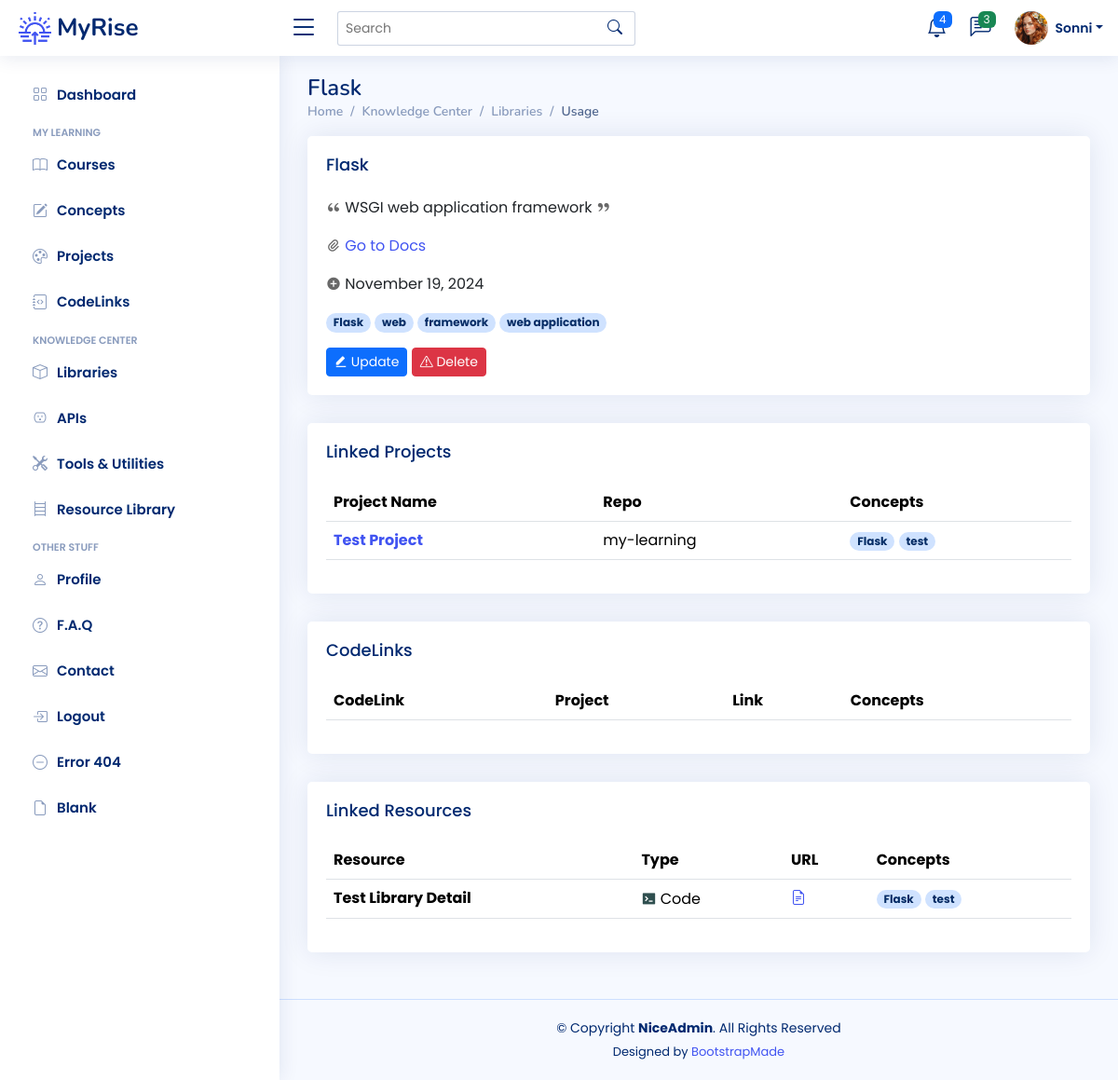
/libraries/1 (signed in), run on the app's committed database.
### app/models.py (models this page shows)
class User(UserMixin, db.Model):
    __tablename__ = "users"
    id: Mapped[int] = mapped_column(Integer, primary_key=True)
    email: Mapped[str] = mapped_column(String(100), unique=True)
    password: Mapped[str] = mapped_column(String(250))
    name: Mapped[str] = mapped_column(String(1000))
    display_name: Mapped[str] = mapped_column(String(1000))
    last_called_repos: Mapped[Optional[datetime.datetime]] = mapped_column(DateTime())
    latest_etag_repos: Mapped[str] = mapped_column(String(250), nullable=True)
    projects: Mapped[List["Project"]] = relationship(back_populates="user")
    events: Mapped[List["Event"]] = relationship(back_populates="user")
    courses: Mapped[List["Course"]] = relationship(back_populates="user")
    libraries: Mapped[List["Library"]] = relationship(back_populates="user")
    apis: Mapped[List["API"]] = relationship(back_populates="user")
    tools: Mapped[List["Tool"]] = relationship(back_populates="user")
    resources: Mapped[List["Resource"]] = relationship(back_populates="user")
    repos: Mapped[List["Repository"]] = relationship(back_populates="user")
    codelinks: Mapped[List["CodeLink"]] = relationship(back_populates="user")
    concepts: Mapped[List["Concept"]] = relationship('Concept', secondary=user_concept, backref='user')

class Library(db.Model):
    __tablename__ = "libraries"
    id: Mapped[int] = mapped_column(Integer, primary_key=True)
    name: Mapped[str] = mapped_column(String(100), nullable=False)
    description: Mapped[str] = mapped_column(Text, nullable=True)
    doc_link: Mapped[str] = mapped_column(String(250), nullable=True)
    date_added: Mapped[datetime.date] = mapped_column(Date, nullable=False)
    concepts: Mapped[List["Concept"]] = relationship('Concept', secondary=library_concept, backref='libraries')
    user_id: Mapped[int] = mapped_column(Integer, ForeignKey(User.id), index=True)
    user: Mapped["User"] = relationship(back_populates="libraries")

class Concept(db.Model):
    __tablename__ = "concepts"
    id: Mapped[int] = mapped_column(Integer, primary_key=True)
    concept_term: Mapped[str] = mapped_column(String(50), nullable=False)
    category: Mapped[str] = mapped_column(String(100), nullable=True)
    description: Mapped[str] = mapped_column(Text, nullable=True)
    date_added: Mapped[datetime.date] = mapped_column(Date, nullable=False)

class Project(db.Model):
    __tablename__ = "projects"
    id: Mapped[int] = mapped_column(Integer, primary_key=True)
    name: Mapped[str] = mapped_column(String(100), nullable=False)
    description: Mapped[str] = mapped_column(Text, nullable=True)
    assignment_link: Mapped[str] = mapped_column(String(250), nullable=True)
    path: Mapped[str] = mapped_column(String(100), nullable=True)
    start: Mapped[datetime.date] = mapped_column(Date, nullable=True)
    last_updated: Mapped[datetime.date] = mapped_column(Date, nullable=True)
    path_etag: Mapped[str] = mapped_column(String(250), nullable=True)
    path_commits: Mapped[int] = mapped_column(Integer, nullable=True)
    repo_id: Mapped[int] = mapped_column(Integer, ForeignKey(Repository.id), index=True)
    repo: Mapped["Repository"] = relationship(back_populates="projects")
    concepts: Mapped[List["Concept"]] = relationship('Concept', secondary=project_concept, backref='projects')
    section: Mapped[str] = mapped_column(String(100))
    lecture: Mapped[str] = mapped_column(String(100))
    date_added: Mapped[datetime.date] = mapped_column(Date, nullable=False)
    course_id: Mapped[int] = mapped_column(Integer, ForeignKey(Course.id), index=True)
    course: Mapped["Course"] = relationship(back_populates="projects")
    codelinks: Mapped[List["CodeLink"]] = relationship(back_populates="project")
    user_id: Mapped[int] = mapped_column(Integer, ForeignKey(User.id), index=True)
    user: Mapped["User"] = relationship(back_populates="projects")

class Repository(db.Model):
    __tablename__ = "repos"
    id: Mapped[int] = mapped_column(Integer, primary_key=True)
    name: Mapped[str] = mapped_column(String(250), nullable=False)
    last_called_activity: Mapped[Optional[datetime.datetime]] = mapped_column(DateTime())
    latest_etag_activity: Mapped[str] = mapped_column(String(250), nullable=True)
    latest_sha: Mapped[str] = mapped_column(String(250), nullable=True)
    sha_timestamp: Mapped[Optional[datetime.datetime]] = mapped_column(DateTime())
    created_at: Mapped[Optional[datetime.datetime]] = mapped_column(DateTime())
    updated_at: Mapped[Optional[datetime.datetime]] = mapped_column(DateTime())
    pushed_at: Mapped[Optional[datetime.datetime]] = mapped_column(DateTime())
    commits_etag: Mapped[str] = mapped_column(String(250), nullable=True)
    commits_data: Mapped[Dict] = mapped_column(JSON, nullable=True)
    user_id: Mapped[int] = mapped_column(Integer, ForeignKey(User.id), index=True)
    user: Mapped["User"] = relationship(back_populates="repos")
    projects: Mapped[List["Project"]] = relationship(back_populates="repo")
    codelinks: Mapped[List["CodeLink"]] = relationship(back_populates="repo")
    events: Mapped[List["Event"]] = relationship(back_populates="repo")

class Resource(db.Model):
    __tablename__ = "resources"
    id: Mapped[int] = mapped_column(Integer, primary_key=True)
    name: Mapped[str] = mapped_column(String(250), nullable=False)
    description: Mapped[str] = mapped_column(Text, nullable=True)
    type: Mapped[str] = mapped_column(String(100), nullable=True)
    resource_url: Mapped[str] = mapped_column(String(250), nullable=True)
    date_added: Mapped[datetime.date] = mapped_column(Date, nullable=False)
    concepts: Mapped[List["Concept"]] = relationship('Concept', secondary=resource_concept, backref='resources')
    user_id: Mapped[int] = mapped_column(Integer, ForeignKey(User.id), index=True)
    user: Mapped["User"] = relationship(back_populates="resources")

### app/routes.py (the view)
@app.route('/libraries/<int:num>')
@login_required
def library_detail(num):
    target_library = db.session.execute(db.select(Library).where(Library.id == num)).scalar()
    library_concept = Concept.query.filter(func.lower(Concept.concept_term) == func.lower(target_library.name)).first()
    projects = [project for project in library_concept.projects]
    codelinks = [codelink for codelink in library_concept.codelinks]
    resources = [resource for resource in library_concept.resources]
    return render_template('library-detail.html',
                           library=target_library,
                           projects=projects,
                           codelinks=codelinks,
                           resources=resources,
                           resource_badge=resource_categories,
                           concept_badge=concept_categories)

### app/templates/library-detail.html (shortened to what this page needs)
{% extends 'base.html' %}
{% from 'bootstrap5/form.html' import render_form %}
{% block content %}
<main id="main" class="main">
	<div class="pagetitle">
		<h1>{{ library.name }}</h1>
		<nav>
			<ol class="breadcrumb">
				<li class="breadcrumb-item"><a href="index.html">Home</a></li>
				<li class="breadcrumb-item">Knowledge Center</li>
				<li class="breadcrumb-item"><a href="{{ url_for('libraries_page') }}">Libraries</a></li>
				<li class="breadcrumb-item active">Usage</li>
			</ol>
		</nav>
	</div>
	<div class="card">
		<div class="card-body">
			<h5 class="card-title">{{ library.name }}</h5>
			<p><i class="ri-double-quotes-l" style="color: dimgrey"></i> {{ library.description }} <i
					class="ri-double-quotes-r" style="color: dimgrey"></i></p>
			<p><i class="ri-attachment-2" style="color: dimgrey"></i><a href="{{ library.url }}" target="_blank"> Go to
				Docs</a></p>
			<p><i class="ri-add-circle-fill" style="color: dimgrey"></i> {{ library.date_added.strftime("%B %d, %Y") }}
			</p>
			<p>{% for concept in library.concepts %} <a href="{{ url_for('concept_detail', num=concept.id) }}"> <span
					class="badge rounded-pill bg-primary-subtle text-primary-emphasis"> {{ concept.concept_term }} </span></a>
				{% endfor %}</p>
			<a href="{{ url_for('update_library', num=library.id) }}">
				<button type="button" class="btn btn-primary btn-sm"><i class="ri-edit-fill"></i> Update</button>
			</a>
			<a href="{{ url_for('delete_library', num=library.id) }}">
				<button type="button" class="btn btn-danger btn-sm"><i class="bi bi-exclamation-triangle"></i> Delete
				</button>
			</a>
		</div>
	</div>
	<div class="card">
		<div class="card-body">
			<h5 class="card-title">Linked Projects</h5>
			{% include '_projects.html' %}
		</div>
	</div>
	<div class="card">
		<div class="card-body">
			<h5 class="card-title">CodeLinks</h5>
			{% include '_codelinks.html' %}
		</div>
	</div>
	<div class="card">
		<div class="card-body">
			<h5 class="card-title">Linked Resources</h5>
			{% include '_resources.html' %}
		</div>
	</div>
</main>
{% endblock %}

### app/templates/heading.html (shortened to what this page needs)
{% from 'bootstrap5/nav.html' import render_nav_item %}
{% from 'bootstrap5/form.html' import render_form %}
  <header id="header" class="header fixed-top d-flex align-items-center">
    <div class="d-flex align-items-center justify-content-between">
      <a href="{{ url_for('home') }}" class="logo d-flex align-items-center">
        <img src="{{ url_for('static', filename='img/logo.png') }}" alt="sun-rise">
        <span class="d-none d-lg-block">MyRise</span>
      </a>
      <i class="bi bi-list toggle-sidebar-btn"></i>
    </div>
    <div class="search-bar">
      <form class="search-form d-flex align-items-center" method="POST" action="#">
        <input type="text" name="query" placeholder="Search" title="Enter search keyword">
        <button type="submit" title="Search"><i class="bi bi-search"></i></button>
      </form>
    </div>
    <nav class="header-nav ms-auto">
      <ul class="d-flex align-items-center">
        <li class="nav-item dropdown">
          <a class="nav-link nav-icon" href="#" data-bs-toggle="dropdown">
            <i class="bi bi-bell"></i>
            <span class="badge bg-primary badge-number">4</span>
          </a>
        </li>
        <li class="nav-item dropdown">
          <a class="nav-link nav-icon" href="#" data-bs-toggle="dropdown">
            <i class="bi bi-chat-left-text"></i>
            <span class="badge bg-success badge-number">3</span>
          </a>
        </li>
        <li class="nav-item dropdown pe-3">
          <a class="nav-link nav-profile d-flex align-items-center pe-0" href="#" data-bs-toggle="dropdown">
            <img src="{{ url_for('static', filename='img/profile-img.png') }}" alt="Profile" class="rounded-circle">
            <span class="d-none d-md-block dropdown-toggle ps-2">{{ current_user.display_name }}</span>
          </a>
        </li>
      </ul>
    </nav>
  </header>
  <aside id="sidebar" class="sidebar">
    <ul class="sidebar-nav" id="sidebar-nav">
      <li class="nav-item">
        <a class="nav-link collapsed" href="{{ url_for('home') }}">
          <i class="bi bi-grid"></i>
          <span>Dashboard</span>
        </a>
      </li>
<li class="nav-heading">My Learning</li>
	  <li class="nav-item">
        <a class="nav-link collapsed" href="{{ url_for('courses_page') }}">
          <i class="bi bi-book"></i>
          <span>Courses</span>
        </a>
      </li>
	  <li class="nav-item">
        <a class="nav-link collapsed" href="{{ url_for('concepts_page') }}">
          <i class="bi bi-pencil-square"></i>
          <span>Concepts</span>
        </a>
      </li>
	  <li class="nav-item">
        <a class="nav-link collapsed" href="{{ url_for('projects_page') }}">
          <i class="bi bi-palette"></i>
          <span>Projects</span>
        </a>
      </li>
	  <li class="nav-item">
        <a class="nav-link collapsed" href="{{ url_for('codelinks_page') }}">
          <i class="bi bi-journal-code"></i>
          <span>CodeLinks</span>
        </a>
      </li>
<li class="nav-heading">Knowledge Center</li>
	  <li class="nav-item">
        <a class="nav-link collapsed" href="{{ url_for('libraries_page') }}">
          <i class="bi bi-box"></i>
          <span>Libraries</span>
        </a>
      </li>
	  <li class="nav-item">
        <a class="nav-link collapsed" href="{{ url_for('apis_page') }}">
          <i class="bi bi-outlet"></i>
          <span>APIs</span>
        </a>
      </li>
	  <li class="nav-item">
        <a class="nav-link collapsed" href="{{ url_for('tools_page') }}">
          <i class="bi bi-tools"></i>
          <span>Tools & Utilities</span>
        </a>
      </li>
	  <li class="nav-item">
        <a class="nav-link collapsed" href="{{ url_for('resources_page') }}">
          <i class="bi bi-bookshelf"></i>
          <span>Resource Library</span>
        </a>
      </li>
	<li class="nav-heading">Other Stuff</li>
      <li class="nav-item">
        <a class="nav-link collapsed" href="{{ url_for('profile') }}">
          <i class="bi bi-person"></i>
          <span>Profile</span>
        </a>
      </li>
      <li class="nav-item">
        <a class="nav-link collapsed" href="{{ url_for('faq') }}">
          <i class="bi bi-question-circle"></i>
          <span>F.A.Q</span>
        </a>
	  </li>
      <li class="nav-item">
        <a class="nav-link collapsed" href="{{ url_for('contact') }}">
          <i class="bi bi-envelope"></i>
          <span>Contact</span>
        </a>
      </li>
	{% if not current_user.is_authenticated %}
      <li class="nav-item">
        <a class="nav-link collapsed" href="{{ url_for('register') }}">
          <i class="bi bi-card-list"></i>
          <span>Register</span>
        </a>
      </li>
      <li class="nav-item">
        <a class="nav-link collapsed" href="{{ url_for('login') }}">
          <i class="bi bi-box-arrow-in-right"></i>
          <span>Login</span>
        </a>
      </li>
	{% else %}
		<li class="nav-item">
        <a class="nav-link collapsed" href="{{ url_for('logout') }}">
          <i class="bi bi-box-arrow-in-right"></i>
          <span>Logout</span>
        </a>
      </li>
	{% endif %}
      <li class="nav-item">
        <a class="nav-link collapsed" href="pages-error-404.html">
          <i class="bi bi-dash-circle"></i>
          <span>Error 404</span>
        </a>
      </li>
      <li class="nav-item">
        <a class="nav-link collapsed" href="pages-blank.html">
          <i class="bi bi-file-earmark"></i>
          <span>Blank</span>
        </a>
      </li>
    </ul>
  </aside>

### app/templates/_projects.html
<table class="table table-hover">
	<thead>
	<tr>
		<th scope="col">Project Name</th>
		<th scope="col">Repo</th>
		<th scope="col">Concepts</th>
	</tr>
	</thead>
	<tbody>
	{% for project in projects %}
	<tr>
		<th scope="row"><a href="{{ url_for('project_detail', num=project.id) }}">{{ project.name }}</a></th>
		<td>{{ project.repo.name }}</td>
		<td>{% for concept in project.concepts %} <a href="{{ url_for('concept_detail', num=concept.id) }}"> <span
				class="badge rounded-pill bg-primary-subtle text-primary-emphasis"> {{ concept.concept_term }} </span>
		</a>{% endfor %}
		</td>
	</tr>
	{% endfor %}
	</tbody>
</table>

### app/templates/_resources.html
<table class="table table-hover">
	<thead>
	<tr>
		<th scope="col">Resource</th>
		<th scope="col">Type</th>
		<th scope="col">URL</th>
		<th scope="col">Concepts</th>
	</tr>
	</thead>
	<tbody>
	{% for resource in resources %}
	{% set rtype = resource_badge[resource.type] %}
	<tr>
		<th scope="row">{{ resource.name }}</th>
		<td><i class="{{ rtype[2] }}" style="color: {{rtype[1]}}"></i> {{ rtype[0] }}</td>
		<td><a href="{{ resource.resource_url }}" target="_blank"><i class="bi bi-file-earmark-text"></i></a></td>
		<td>{% for concept in resource.concepts %} <a href="{{ url_for('concept_detail', num=concept.id) }}"> <span
				class="badge rounded-pill bg-primary-subtle text-primary-emphasis"> {{ concept.concept_term }} </span></a>
			{% endfor %}
		</td>
	</tr>
	{% endfor %}
	</tbody>
</table>

### data on the page
User: display_name "Sonni"
Library: name "Flask", description "WSGI web application framework", date_added "November 19, 2024"
Concept: concept_term "Flask"
Concept: concept_term "web"
Concept: concept_term "framework"
Concept: concept_term "web application"
Project: name "Test Project", repo.name "my-learning"
Concept: concept_term "test"
Resource: name "Test Library Detail", type "Code"
